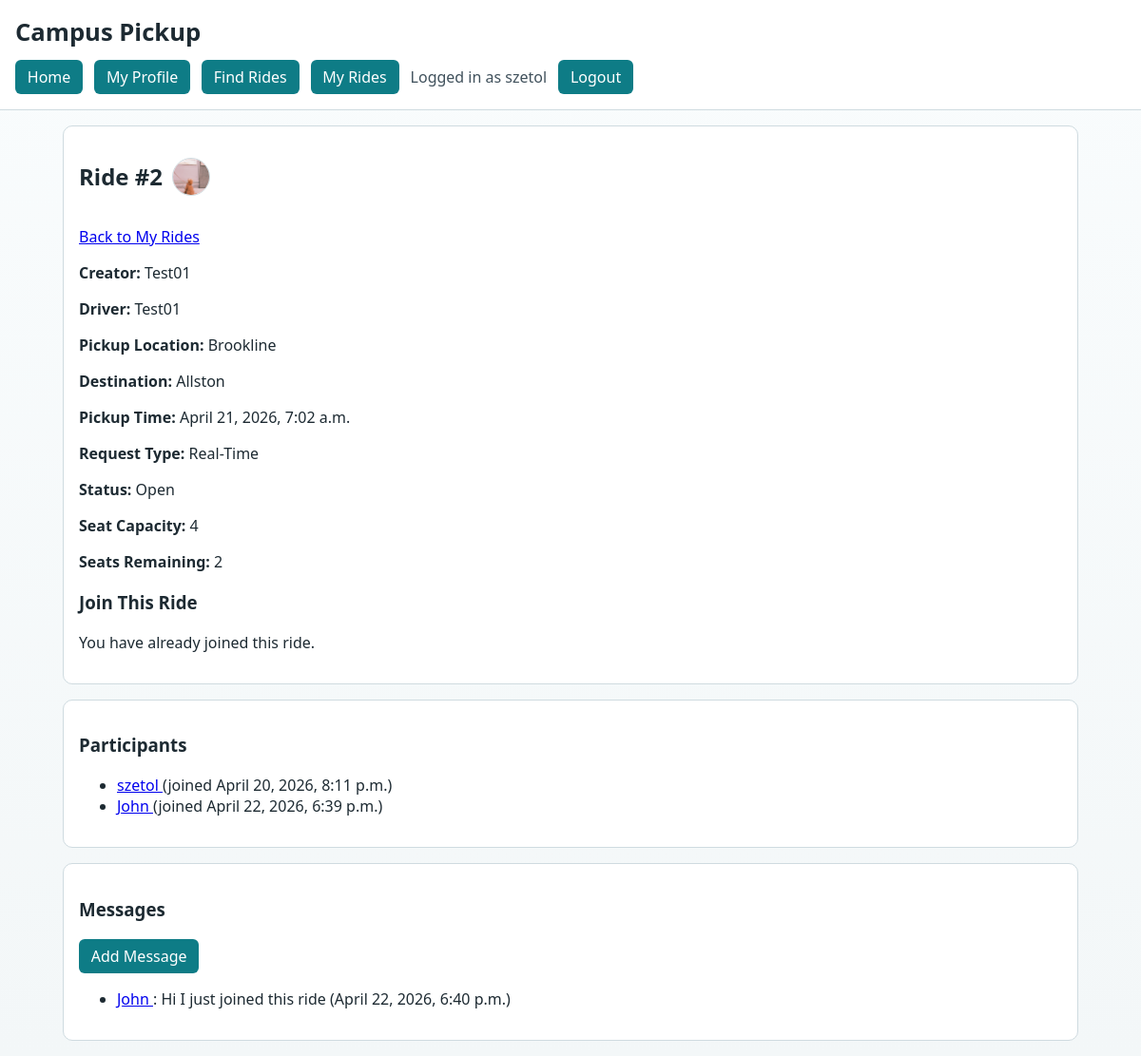
The app's page /campus_pickup/rides/2/ (signed in) with its own data.
### campus_pickup/models.py (models this page shows, shortened)
class Ride(models.Model):
    REQUEST_TYPES = [
        ("reservation", "Reservation"),
        ("realtime", "Real-Time"),
    ]
    STATUS_CHOICES = [
        ("open", "Open"),
        ("accepted", "Accepted"),
        ("full", "Full"),
        ("completed", "Completed"),
        ("cancelled", "Cancelled"),
    ]
    creator = models.ForeignKey(
        Profile,
        on_delete=models.CASCADE,
        related_name="created_rides"
    )
    driver = models.ForeignKey(
        Profile,
        on_delete=models.SET_NULL,
        null=True,
        blank=True,
        related_name="driving_rides"
    )
    pickup_location = models.TextField(blank=False)
    destination = models.TextField(blank=False)
    pickup_time = models.DateTimeField()
    request_type = models.CharField(max_length=20, choices=REQUEST_TYPES)
    status = models.CharField(
        max_length=20,
        choices=STATUS_CHOICES,
        default="open"
    )
    seat_capacity = models.IntegerField(default=4)
    created_at = models.DateTimeField(auto_now_add=True)
    def seats_taken(self):
        return RideParticipant.objects.filter(ride=self).count()
    def seats_remaining(self):
        return self.seat_capacity - self.seats_taken()

class Profile(models.Model):
    user = models.ForeignKey(User, on_delete=models.CASCADE)
    display_name = models.TextField(blank=False)
    bio_text = models.TextField(blank=True)
    profile_image_url = models.ImageField(
        "profile image",
        upload_to="campus_pickup/profile_images/",
        blank=True,
    )
    join_date = models.DateTimeField(auto_now_add=True)

class RideParticipant(models.Model):
    ride = models.ForeignKey(Ride, on_delete=models.CASCADE)
    passenger = models.ForeignKey(Profile, on_delete=models.CASCADE)
    joined_at = models.DateTimeField(auto_now_add=True)

class RideMessage(models.Model):
    ride = models.ForeignKey(Ride, on_delete=models.CASCADE)
    sender = models.ForeignKey(Profile, on_delete=models.CASCADE)
    text = models.TextField(blank=False)
    timestamp = models.DateTimeField(auto_now_add=True)

### campus_pickup/views.py (the view)
# urls.py: path("rides/<int:pk>/", views.RideDetailView.as_view(), name="ride_detail"),
class RideDetailView(ProfileRequiredMixin, DetailView):
    model = Ride
    template_name = "campus_pickup/ride_detail.html"
    context_object_name = "ride"
    def get_context_data(self, **kwargs):
        context = super().get_context_data(**kwargs)
        context["participants"] = RideParticipant.objects.filter(ride=self.object).select_related(
            "passenger"
        )
        context["messages"] = RideMessage.objects.filter(ride=self.object).select_related(
            "sender"
        ).order_by("-timestamp")
        my_profile = None
        already_joined = False
        if self.request.user.is_authenticated:
            my_profile = Profile.objects.filter(user=self.request.user).first()
            already_joined = RideParticipant.objects.filter(
                ride=self.object,
                passenger=my_profile,
            ).exists() if my_profile else False
        context["my_profile"] = my_profile
        context["already_joined"] = already_joined
        context["can_join"] = (
            my_profile is not None
            and not already_joined
            and self.object.creator != my_profile
            and self.object.driver != my_profile
            and self.object.seats_remaining() > 0
        )
        context["can_view_messages"] = (
            already_joined
            or self.object.creator == my_profile
            or self.object.driver == my_profile
        )
        return context

### campus_pickup/views.py (called while the page is built)
    def dispatch(self, request, *args, **kwargs):
        if request.user.is_authenticated and not Profile.objects.filter(user=request.user).exists():
            return redirect("campus_pickup:profile_create")
        return super().dispatch(request, *args, **kwargs)

### campus_pickup/templates/campus_pickup/ride_detail.html (shortened to what this page needs)
{% extends "campus_pickup/base.html" %}
{% block content %}
<section class="panel">
    <div class="page-title">
        <h2>Ride #{{ ride.id }}</h2>
        {% if my_profile.profile_image_url %}
        <img
            class="profile-avatar title-avatar"
            src="{{ my_profile.profile_image_url.url }}"
            alt="{{ my_profile.display_name }}"
        >
        {% endif %}
    </div>
    <p><a href="{% url 'campus_pickup:my_rides' %}">Back to My Rides</a></p>
    <p><strong>Creator:</strong> {{ ride.creator.display_name }}</p>
    <p><strong>Driver:</strong> {% if ride.driver %}{{ ride.driver.display_name }}{% else %}(none){% endif %}</p>
    <p><strong>Pickup Location:</strong> {{ ride.pickup_location }}</p>
    <p><strong>Destination:</strong> {{ ride.destination }}</p>
    <p><strong>Pickup Time:</strong> {{ ride.pickup_time }}</p>
    <p><strong>Request Type:</strong> {{ ride.get_request_type_display }}</p>
    <p><strong>Status:</strong> {{ ride.get_status_display }}</p>
    <p><strong>Seat Capacity:</strong> {{ ride.seat_capacity }}</p>
    <p><strong>Seats Remaining:</strong> {{ ride.seats_remaining }}</p>
    <h3>Join This Ride</h3>
    {% if can_join %}
    <form method="post" action="{% url 'campus_pickup:join_ride' ride.pk %}" class="filters">
        {% csrf_token %}
        <button type="submit">Join Ride as {{ my_profile.display_name }}</button>
    </form>
    {% elif already_joined %}
    <p>You have already joined this ride.</p>
    {% elif not user.is_authenticated %}
    <p><a href="{% url 'campus_pickup:login' %}?next={{ request.path }}">Log in</a> to join this ride.</p>
    {% elif not my_profile %}
    <p><a href="{% url 'campus_pickup:profile_create' %}">Create a profile</a> before joining rides.</p>
    {% elif ride.seats_remaining > 0 %}
    <p>This ride is available, but your profile cannot join it right now.</p>
    {% else %}
    <p>This ride is full. No more passengers can join.</p>
    {% endif %}
</section>
<section class="panel">
    <h3>Participants</h3>
    <ul>
        {% for p in participants %}
        <li>
            <a href="{% url 'campus_pickup:participant_detail' p.pk %}">
                {{ p.passenger.display_name }}
            </a>
            (joined {{ p.joined_at }})
        </li>
        {% empty %}
        <li>No participants.</li>
        {% endfor %}
    </ul>
</section>
<section class="panel">
    <h3>Messages</h3>
    {% if can_view_messages %}
    <p>
        <a class="button-link" href="{% url 'campus_pickup:message_create' %}?ride={{ ride.pk }}">
            Add Message
        </a>
    </p>
    <ul>
        {% for m in messages %}
        <li>
            <a href="{% url 'campus_pickup:message_detail' m.pk %}">
                {{ m.sender.display_name }}
            </a>
            : {{ m.text }} ({{ m.timestamp }})
        </li>
        {% empty %}
        <li>No messages.</li>
        {% endfor %}
    </ul>
    {% else %}
    <p>Join this ride to see and send messages.</p>
    {% endif %}
</section>
{% endblock %}

### campus_pickup/templates/campus_pickup/base.html (shortened to what this page needs)
{% load static %}
<!DOCTYPE html>
<html lang="en">
<head>
    <link rel="stylesheet" href="{% static 'styles/campus_pickup.css' %}?v=4">
</head>
<body>
    <header>
        <h1>Campus Pickup</h1>
        <nav>
            {% if user.is_authenticated %}
            <a href="{% url 'campus_pickup:home' %}">Home</a>
            <a href="{% url 'campus_pickup:my_profile' %}">My Profile</a>
            <a href="{% url 'campus_pickup:ride_list' %}">Find Rides</a>
            <a href="{% url 'campus_pickup:my_rides' %}">My Rides</a>
            <span class="nav-status">Logged in as {{ user.username }}</span>
            <form method="post" action="{% url 'campus_pickup:logout' %}" class="nav-form">
                <button type="submit">Logout</button>
            </form>
            {% else %}
            <a href="{% url 'campus_pickup:login' %}">Login</a>
            <a href="{% url 'campus_pickup:profile_create' %}">Create Account</a>
            {% endif %}
        </nav>
    </header>
    <main>
        {% block content %}
        {% endblock %}
    </main>
</body>
</html>

### static/styles/campus_pickup.css (style rules this page uses)
:root { --bg: #f3f7f8; --surface: #ffffff; --border: #cfdbe0; --text: #1d2a32; --accent: #0e7c86; --accent-dark: #0a5960; }
* { box-sizing: border-box; }
body { margin: 0; padding: 0; background: linear-gradient(180deg, #f9fcfd 0%, var(--bg) 100%); color: var(--text); font-family: "Trebuchet MS", "Segoe UI", Tahoma, sans-serif; }
header { background: var(--surface); border-bottom: 1px solid var(--border); padding: 1rem; }
header h1 { margin: 0 0 0.75rem 0; font-size: 1.6rem; }
nav { display: flex; flex-wrap: wrap; gap: 0.75rem; }
nav a { text-decoration: none; color: #ffffff; background: var(--accent); border-radius: 6px; padding: 0.45rem 0.8rem; }
.nav-form { margin: 0; }
.nav-form button, .form-grid button { background: var(--accent); border: none; color: #ffffff; border-radius: 6px; cursor: pointer; font: inherit; padding: 0.45rem 0.8rem; }
.nav-status { display: inline-flex; align-items: center; gap: 0.4rem; align-self: center; color: #40515c; }
.button-link { text-decoration: none; color: #ffffff; background: var(--accent); border-radius: 6px; padding: 0.45rem 0.8rem; display: inline-block; margin-right: 0.4rem; }
main { max-width: 1100px; margin: 1rem auto; padding: 0 1rem; }
.panel { background: var(--surface); border: 1px solid var(--border); border-radius: 10px; padding: 1rem; margin-bottom: 1rem; }
.page-title { display: flex; align-items: center; gap: 0.6rem; margin-bottom: 0.8rem; }
.profile-avatar { width: 72px; height: 72px; border: 1px solid var(--border); border-radius: 50%; object-fit: cover; display: block; }
.page-title .title-avatar { width: 40px; height: 40px; }

### records on screen
Ride: id "2", creator.display_name "Test01", driver.display_name "Test01", pickup_location "Brookline", destination "Allston", pickup_time "April 21, 2026, 7:02 a.m.", request_type "Real-Time", status "Open", seat_capacity "4", seats_remaining "2"
Profile: profile_image_url (picture)
RideParticipant: passenger.display_name "szetol", joined_at "April 20, 2026, 8:11 p.m."
RideParticipant: passenger.display_name "John", joined_at "April 22, 2026, 6:39 p.m."
RideMessage: sender.display_name "John", text "Hi I just joined this ride", timestamp "April 22, 2026, 6:40 p.m."

### other values on screen
{{ user.username }} "szetol"
